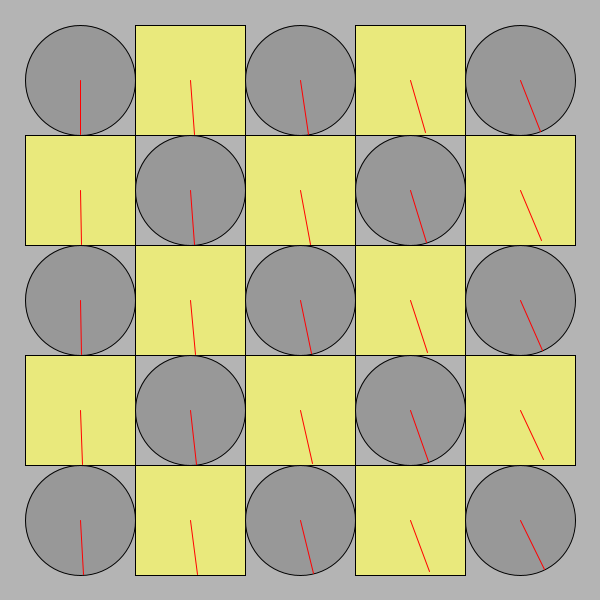
Frame 1 (no input)
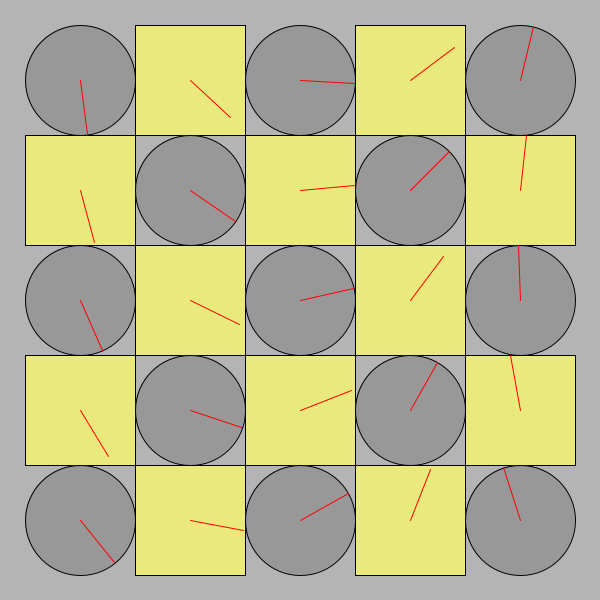
Frame 60 (the mouse pressed at the canvas centre just before this capture)
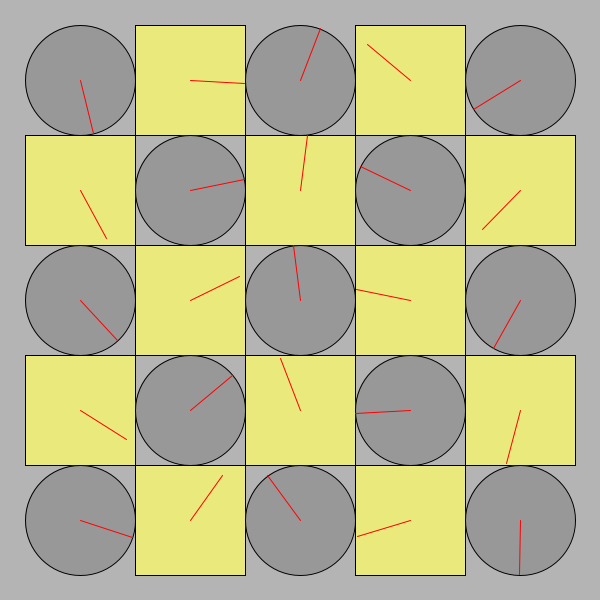
Frame 120 (the mouse held since frame 60 and released just before this capture)

The Processing sketch that drew these frames (run headless with seeded random() and noise(); from frame 60 on, the mouse is pressed at the canvas centre):

// Processing sketch: processing_151156
// ── processing_151156.pde

/*
 * Creative Coding
 * Week 2, 04 - The Clocks
 * by Indae Hwang and Jon McCormack
 * Copyright (c) 2014 Monash University
 *
 * This program draws a grid of circular "clocks", whose hands move according to the elasped time.
 * The higher the clock number the faster it moves, the first clock takes 1 min to go all the way around.
 * The function "movingCircle" is used to draw each clock. It is passed the position, size and hand angle
 * as arguments.
 * Modified by Anders Berggren
 */

void setup() {
  size(600, 600);
  background(180);
  rectMode(CENTER);
  noStroke();
}


void draw() {
  background(180);
  noStroke();

  int num = 5;
  int margin = 80;

  float gutter = 0; //distance between each cell
  float cellsize = ( width - (2 * margin) - gutter * (num - 1) ) / (num - 1);

  int circleNumber = 0; // counter

  for (int i=0; i<num; i++) {
    for (int j=0; j<num; j++) {
      ++circleNumber;

      float tx = margin + cellsize * i + gutter * i;
      float ty = margin + cellsize * j + gutter * j;
    if ((circleNumber % 2)!=0){
      movingCircle(tx, ty, cellsize, circleNumber * TWO_PI * millis() / 60000.0);
    }
    else
    {
      movingCircle2(tx, ty, cellsize, circleNumber * TWO_PI * millis() / 60000.0);
    }
    }
  }
}//end of draw 


void movingCircle(float x, float y, float size, float angle) {

  // calculate endpoint of the line
  float tempX = x + (size / 2) * sin(angle);
  float tempY = y + (size / 2) * cos(angle);
  println ("TempY :", tempY);
   println ("Angle :", angle);

  stroke(0);
  strokeWeight(1);
  if(angle>15){
  fill(255,255,100, 180);
  }
  else
  {
    fill(140, 180);
  }
  ellipse(x, y, size, size); // circle

  stroke(255, 0, 0);
  line(x, y, tempX, tempY); // red line
}

void movingCircle2(float x, float y, float size, float angle) {

  // calculate endpoint of the line
  float tempX = x + (size / 2) * sin(angle);
  float tempY = y + (size / 2) * cos(angle);

  stroke(0);
  strokeWeight(1);
   if(angle<15){
  fill(255,255,100, 180);
  }
  else
  {
    fill(140, 180);
  }
  rect(x, y, size, size); // rectangle

  stroke(255, 0, 0);
  line(x, y, tempX, tempY); // red line
}
